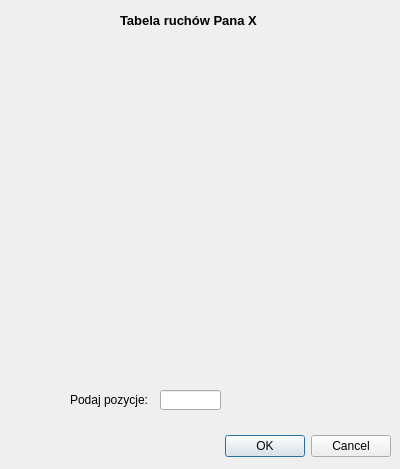
<?xml version="1.0" encoding="UTF-8"?>
<ui version="4.0">
 <class>TableX</class>
 <widget class="QDialog" name="TableX">
  <property name="geometry">
   <rect>
    <x>0</x>
    <y>0</y>
    <width>400</width>
    <height>469</height>
   </rect>
  </property>
  <property name="windowTitle">
   <string>Dialog</string>
  </property>
  <widget class="QDialogButtonBox" name="buttonBox">
   <property name="geometry">
    <rect>
     <x>50</x>
     <y>430</y>
     <width>341</width>
     <height>32</height>
    </rect>
   </property>
   <property name="orientation">
    <enum>Qt::Horizontal</enum>
   </property>
   <property name="standardButtons">
    <set>QDialogButtonBox::Cancel|QDialogButtonBox::Ok</set>
   </property>
  </widget>
  <widget class="QLabel" name="label">
   <property name="geometry">
    <rect>
     <x>120</x>
     <y>10</y>
     <width>161</width>
     <height>21</height>
    </rect>
   </property>
   <property name="font">
    <font>
     <pointsize>10</pointsize>
     <weight>75</weight>
     <bold>true</bold>
    </font>
   </property>
   <property name="text">
    <string>Tabela ruchów Pana X</string>
   </property>
  </widget>
  <widget class="QLabel" name="label_2">
   <property name="geometry">
    <rect>
     <x>70</x>
     <y>390</y>
     <width>81</width>
     <height>20</height>
    </rect>
   </property>
   <property name="text">
    <string>Podaj pozycje:</string>
   </property>
  </widget>
  <widget class="QLineEdit" name="lineEdit">
   <property name="geometry">
    <rect>
     <x>160</x>
     <y>390</y>
     <width>61</width>
     <height>20</height>
    </rect>
   </property>
   <property name="text">
    <string/>
   </property>
  </widget>
 </widget>
 <resources/>
 <connections>
  <connection>
   <sender>buttonBox</sender>
   <signal>accepted()</signal>
   <receiver>TableX</receiver>
   <slot>accept()</slot>
   <hints>
    <hint type="sourcelabel">
     <x>248</x>
     <y>254</y>
    </hint>
    <hint type="destinationlabel">
     <x>157</x>
     <y>274</y>
    </hint>
   </hints>
  </connection>
  <connection>
   <sender>buttonBox</sender>
   <signal>rejected()</signal>
   <receiver>TableX</receiver>
   <slot>reject()</slot>
   <hints>
    <hint type="sourcelabel">
     <x>316</x>
     <y>260</y>
    </hint>
    <hint type="destinationlabel">
     <x>286</x>
     <y>274</y>
    </hint>
   </hints>
  </connection>
 </connections>
</ui>
